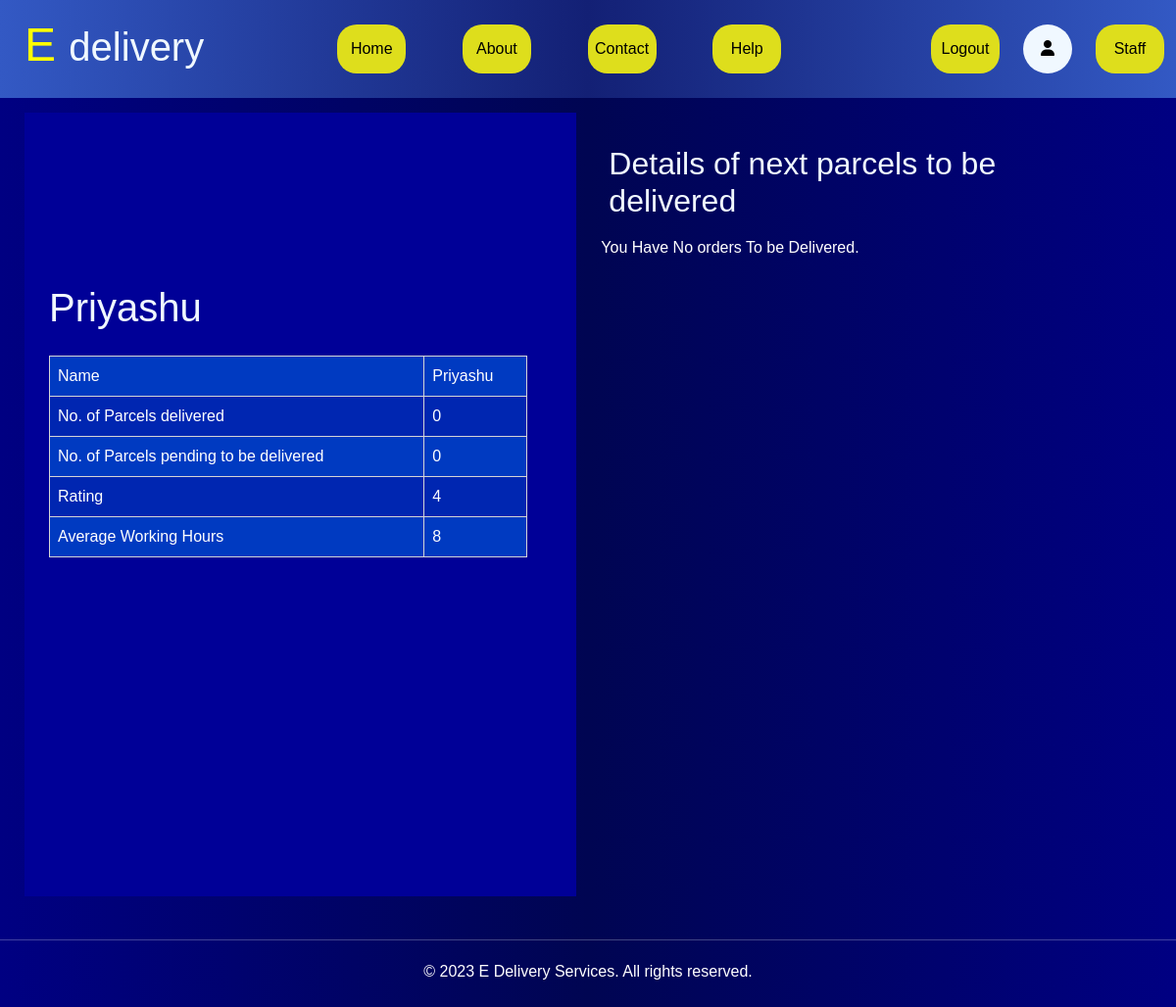
/edit_orders (signed in), run on an earlier commit of the app's database.
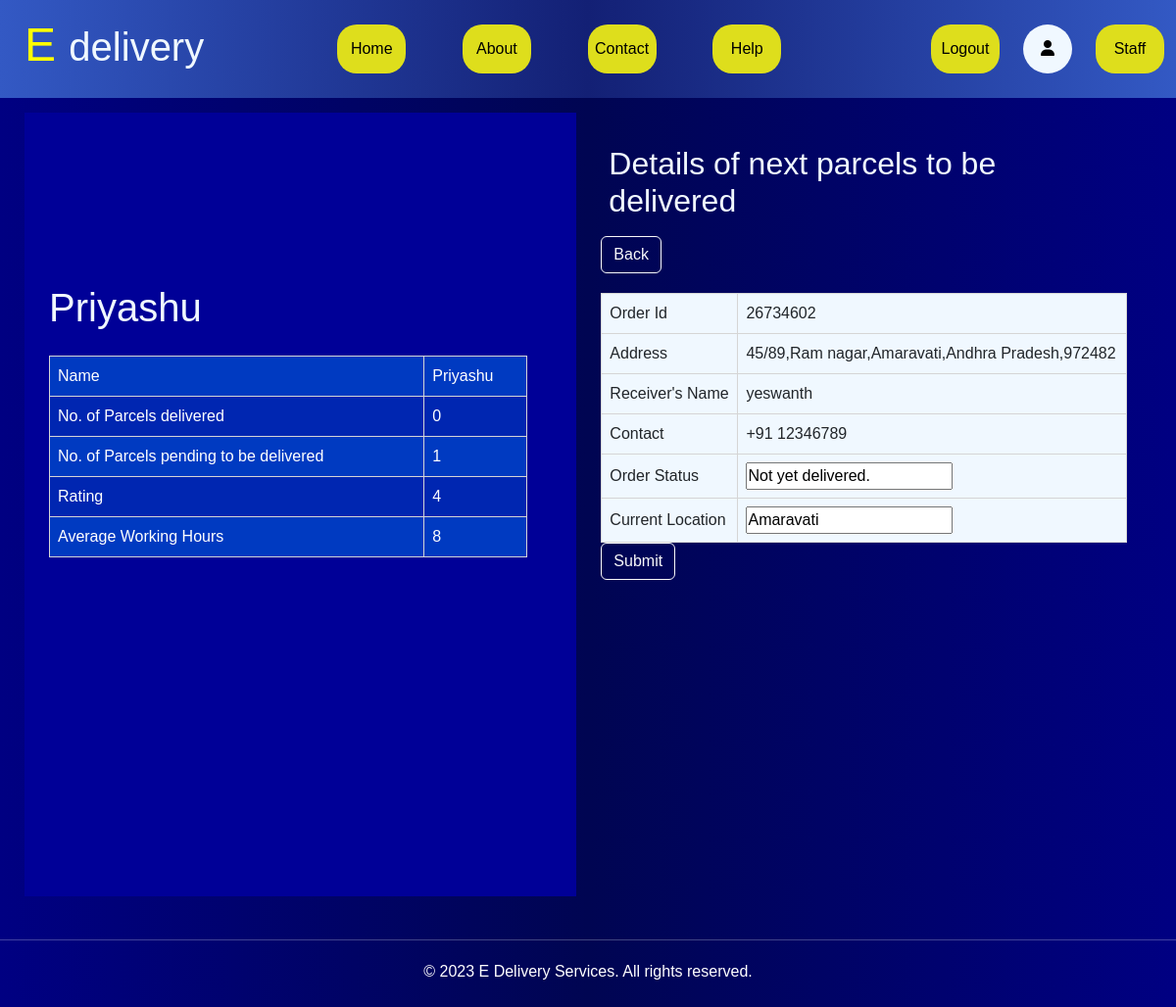
And on a later commit of the database.
### courier_service/models.py (models this page shows)
class Orders(models.Model):
    Order_Id=models.IntegerField(primary_key=True)
    Order_Name=models.CharField(max_length=50)
    Parcel_Weight=models.IntegerField()
    Parcel_length=models.IntegerField(null=True,blank=True)
    Parcel_Width=models.IntegerField(null=True,blank=True)
    Parcel_height=models.IntegerField(null=True,blank=True)
    booked_date=models.DateTimeField()
    shipped_date=models.DateTimeField(null=True,blank=True)
    delivered_date=models.DateTimeField(null=True,blank=True)
    From_House_No=models.CharField(max_length=50)
    From_Street=models.CharField(max_length=50)
    From_City=models.CharField(max_length=50)
    From_State=models.CharField(max_length=50)
    From_Pin_Code=models.IntegerField()
    Receiver_Name=models.CharField(max_length=50)
    Receiver_Contact_Number=models.BigIntegerField()
    To_House_No=models.CharField(max_length=50)
    To_Street=models.CharField(max_length=50)
    To_City=models.CharField(max_length=50)
    To_State=models.CharField(max_length=50,null=True)
    To_Pin_Code=models.IntegerField()
    Order_Status=models.CharField(max_length=50,default="Not yet delivered.")
    Order_location=models.ForeignKey(cities,on_delete=models.CASCADE,null=True,blank=True)
    Order_Type=models.CharField(max_length=50)
    delivery_charge=models.IntegerField(null=True,blank=True)
    User_Id=models.ForeignKey(user_details,on_delete=models.CASCADE,null=True,blank=True)
    Sender_Employee_Id=models.ForeignKey(Employees,related_name='employee1',on_delete=models.CASCADE,null=True,blank=True)
    Receiver_Name_Employee_Id=models.ForeignKey(Employees,related_name='employee2',on_delete=models.CASCADE,null=True,blank=True)

class cities(models.Model):
    name=models.CharField(max_length=50)
    latitude=models.FloatField()
    longitude=models.FloatField()

### courier_service/views.py (the view, shortened to what this page needs)
# urls.py: path('edit_orders', views.edit_orders, name='edit_orders'),
def edit_orders(request):
 user = request.user
 if user.is_staff:
    employee=Employees.objects.get(Employee_Id=user.username)
    orders=Orders.objects.filter(Sender_Employee_Id=employee)
    context={
        'orders':orders,
        'e':employee,
        'y':len(orders),
    }
    return render(request, 'edit_orders.html',context)
 else:
    return render(request, 'Home.html')

### courier_service/templates/edit_orders.html (shortened to what this page needs)
{% extends "layout.html" %}
{% load static %}
{% block csslink %}
<link rel="stylesheet" href="{% static "css/employee.css" %}">
{% endblock %}
{% block pagebody %}
    <div class="employee_container">
        <div class="employee_container_control">
            <div class="employee_details">
                <div class="emp_img"></div>
                <h1 style="color: aliceblue;">{{e.Name}}</h1>
                <div class="emp_detail_container">
                    <table>
                        <tr>
                        <td>Name </td>
                        <td>{{e.Name}}</td>
                        </tr>
                        <tr>
                        <td>No. of Parcels delivered</td>
                        <td>0</td>
                        </tr>
                        <tr>
                        <td>No. of Parcels pending to be delivered</td>
                        <td>{{y}}</td>
                        </tr>
                        <tr>
                        <td>Rating</td>
                        <td>4</td>
                        </tr>
                        <tr>
                        <td>Average Working Hours</td>
                        <td>8</td>
                        </tr>
                    </table>
                </div>
            </div>
            <div class="parcel_details">
                <h3 style="color: aliceblue;">Details of next parcels to be delivered</h3>
                {%if orders%}
                <div class="btn-group mr-2" role="group" aria-label="First group">
                    <a href="/staff" type="button" class="btn btn-outline-light">Back</a>
                </div>
                {%for i in orders%}
                <form method="post">
                    <div class="order_card">
                        <table>
                            <tr>
                                <td>Order Id</td>
                                <td>{{i.Order_Id}}</td>
                            </tr>
                        <tr>
                            <td>Address</td>
                            <td>{{i.To_House_No}},{{i.To_Street}},{{i.To_City}},{{i.To_State}},{{i.To_Pin_Code}}</td>
                        </tr>
                        <tr>
                            <td>Receiver's Name</td>
                            <td>{{i.Receiver_Name}}</td>
                        </tr>
                        <tr>
                            <td>Contact</td>
                            <td>+91 {{i.Receiver_Contact_Number}}</td>
                        </tr>
                        <tr>
                            <td>Order Status</td>
                            <td> <input type="text" name="status" id="email" value="{{ i.Order_Status }}"></td>
                        </tr>
                        <tr>
                            <td>Current Location</td>
                            <td> <input type="text" name="location" id="email" value="{{i.Order_location.name}}"></td>
                        </tr>
                    </table>
                    <button type="submit" class="btn btn-outline-light">Submit</button>
                </div>
            </form>
            {%endfor%}
                {%else%}
                <div><p style="color: #fff;">You Have No orders To be Delivered.</p></div>
                {%endif%}
            </div>
        </div>
    </div>
{%endblock%}

What changed in the data, as far as the page shows it:
added Orders: Order_Id "26734602", To_House_No "45/89", To_Street "Ram nagar", To_City "Amaravati", To_State "Andhra Pradesh", To_Pin_Code "972482", Receiver_Name "yeswanth", Receiver_Contact_Number "12346789", status "Not yet delivered.", location "Amaravati"
Also different on the page:
{{ y }}: "0" → "1"
text no longer shown: "You Have No orders To be Delivered."
text now shown: "Back"
